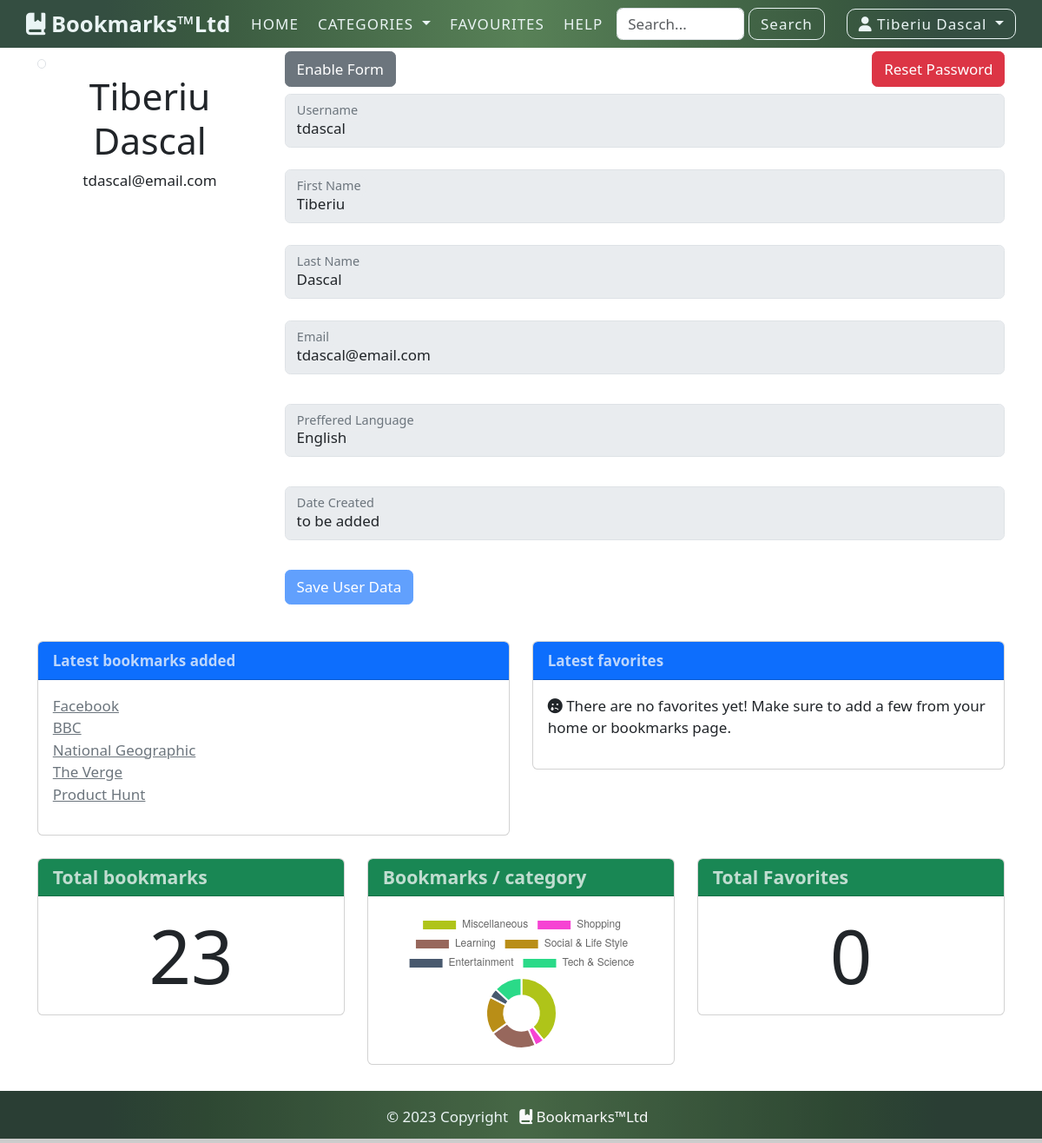
Before: /profile.php (signed in) with the older database file.
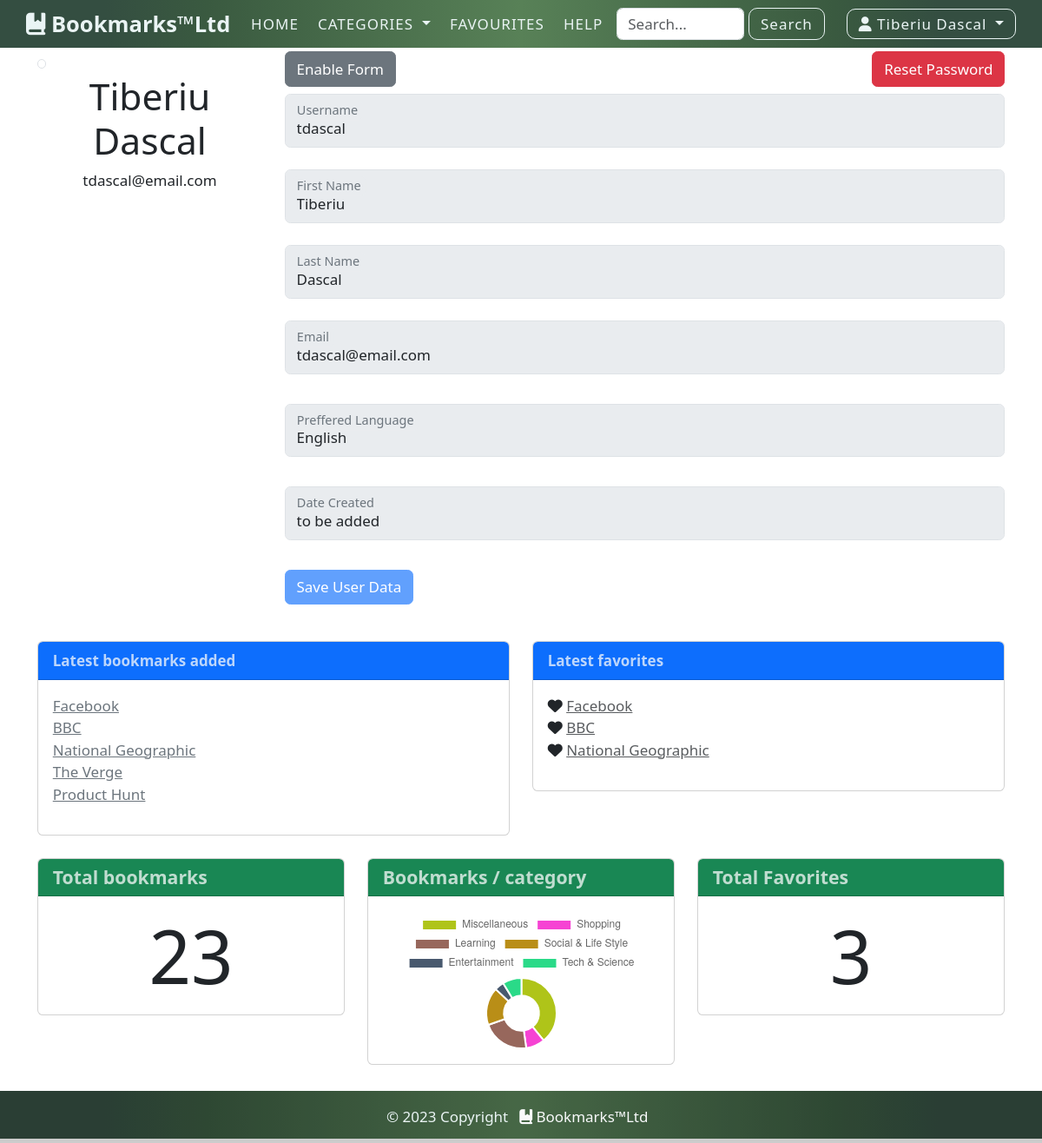
After: the same page with the newer database file.
### tables this page shows
CREATE TABLE `bookmarks` (
  `id` int(10) unsigned NOT NULL AUTO_INCREMENT,
  `title` varchar(255) NOT NULL,
  `URL` varchar(300) NOT NULL,
  `description` text DEFAULT NULL,
  `date_created` datetime NOT NULL DEFAULT current_timestamp(),
  `date_modified` datetime DEFAULT NULL,
  `owner_id` int(11) unsigned NOT NULL,
  `category_id` int(10) unsigned DEFAULT NULL,
  PRIMARY KEY (`id`),
  KEY `fk_bookmarks_users` (`owner_id`),
  KEY `fk_bookmarks_categories` (`category_id`) USING BTREE,
  CONSTRAINT `FK_bookmarks_categories` FOREIGN KEY (`category_id`) REFERENCES `categories` (`id`),
  CONSTRAINT `fk_bookmarks_users` FOREIGN KEY (`owner_id`) REFERENCES `users` (`id`)
);

CREATE TABLE `favorites` (
  `id` int(10) unsigned NOT NULL AUTO_INCREMENT,
  `owner_id` int(10) unsigned NOT NULL,
  `bookmark_id` int(10) unsigned NOT NULL,
  `date_added` datetime NOT NULL DEFAULT current_timestamp(),
  PRIMARY KEY (`id`),
  KEY `fk_fav_users` (`owner_id`),
  KEY `fk_fav_bookmarks` (`bookmark_id`),
  CONSTRAINT `fk_fav_bookmarks` FOREIGN KEY (`bookmark_id`) REFERENCES `bookmarks` (`id`),
  CONSTRAINT `fk_fav_users` FOREIGN KEY (`owner_id`) REFERENCES `users` (`id`)
);

### profile.php (called while the page is built, shortened)
<?php
require_once 'classes/Bookmark.php';
require_once 'classes/Database.php';
require_once 'classes/Favorite.php';
include 'templates/header.php';
$db = new Database();
$bm = new Bookmark($db);
$fav = new Favorite($db);
$count_favs = $fav->getCountFavorites($_SESSION['user_id']);
$latest_bms = $bm->getBookmarksByUserId($_SESSION['user_id'], 5);
$my_favs = $fav->getAllFavorites($_SESSION['user_id'], 5);
$bms_categ = $bm->getCountUserBookmarksByCategory($_SESSION['user_id']);
include 'templates/t_profile.php';
include 'templates/footer.php';

### classes/Database.php (called while the page is built, shortened)
<?php
class Database
{
    private $conn;
    public function __construct()
    {
        $this->conn = new mysqli(DB_HOST, DB_USER, DB_PASS, DB_NAME);
        $this->conn->set_charset('utf8');
    }
    public function query($sql)
    {
        return $this->conn->query($sql);
    }
}

### classes/Bookmark.php (called while the page is built, shortened)
<?php
class Bookmark
{
    private $db;
    public function __construct(Database $database)
    {
        $this->db = $database;
    }
    public function getBookmarksByUserId($user_id, $limit=null, $offset=null)
    {
        $user_id = (int)$user_id;
        $limit   = (int)$limit ? $limit : null;
        $offset  = (int)$offset ? $offset : null;
        if($limit && $offset) {
            $sql = "SELECT * FROM bookmarks WHERE owner_id = $user_id LIMIT $offset, $limit";
        } else if($limit){
            $sql = "SELECT * FROM bookmarks WHERE owner_id = $user_id LIMIT $limit";
        } else {
            $sql = "SELECT * FROM bookmarks WHERE owner_id = $user_id";
        }
        $row = $this->db->query($sql);
        $results = array();
        while($result = $row->fetch_assoc()){
            $results[] = $result;
        }
        return $results;
    }
    public function getCountUserBookmarksByCategory($id)
    {
        $id = (int)$id;
        $sql = "select count(category_id) as total_bms, name from bookmarks,categories WHERE bookmarks.category_id=categories.id AND bookmarks.owner_id = $id group by category_id ";
        $row = $this->db->query($sql);
        $results = array();
        while($result = $row->fetch_assoc()){
            $results[] = $result;
        }
        return $results;
    }
}

### classes/Favorite.php (called while the page is built, shortened)
<?php
class Favorite
{
    private $db;
    public function __construct(Database $database)
    {
        $this->db = $database;
    }
    public function getAllFavorites($id, $limit=null)
    {
        $id = (int)$id;
        $limit = (int)$limit ? $limit : null;
        if($limit) {
            $sql = "SELECT favorites.owner_id, favorites.bookmark_id, bookmarks.title, bookmarks.URL, bookmarks.owner_id FROM favorites
                    JOIN bookmarks
                    ON favorites.bookmark_id = bookmarks.id
                    WHERE favorites.owner_id = $id
                    ORDER BY favorites.bookmark_id
                    LIMIT $limit";
        } else {
            $sql = "SELECT favorites.owner_id, favorites.bookmark_id, bookmarks.title, bookmarks.URL, bookmarks.owner_id FROM favorites
                    JOIN bookmarks
                    ON favorites.bookmark_id = bookmarks.id
                    WHERE favorites.owner_id = $id
                    ORDER BY favorites.bookmark_id";
        }
        $row = $this->db->query($sql);
        while($result = $row->fetch_assoc()){
            $results[] = $result;
        }
        return $results;
    }
    public function getCountFavorites($id)
    {
        $id = (int)$id;
        $sql = "SELECT COUNT(id) AS count FROM favorites WHERE owner_id = $id";
        $row = $this->db->query($sql);
        $result = $row->fetch_assoc();
        return $result['count'];
    }
}

### core/utils.php (called while the page is built, shortened)
<?php
function generateRandomColor() {
    $red = mt_rand(0, 255);
    $green = mt_rand(0, 255);
    $blue = mt_rand(0, 255);
    return "'rgb($red, $green, $blue)'";
}

### templates/t_profile.php (the view, shortened to what the changed rows need)
<div class="container">
    <div class="row">
        <div class="profile-nav col-md-3">
            <div class="panel">
                <div class="user-heading round">
                    <h1 class="text-center"><?=$_SESSION['first_name'].' '.$_SESSION['last_name']?></h1>
                </div>
            </div>
        </div>
    </div>
    <div class="row">
        <div class="col-lg-6 mb-4">
            <div class="card">
                <div class="card-body h-100">
                    <ul class="list-unstyled">
                        <?php if(count($latest_bms) < 1):?>
                            <li><a href="new_bookmark.php"><i class="fa fa-plus"></i> Add New Bookmark</a></li>
                        <?php else:?>
                            <?php foreach($latest_bms as $lbm):?>
                            <li><a href="<?=$lbm['URL']?>" class="text-secondary text-decoration-underline" target="_blank"><?=$lbm['title'];?></a></li>
                            <?php endforeach;?>
                        <?php endif; ?>
                    </ul>
                </div>
            </div>
        </div>
        <div class="col-lg-6 mb-4">
            <div class="card">
                <div class="card-body h-100">
                    <ul class="list-unstyled">
                        <?php if(count($my_favs) > 0):?>
                            <?php foreach($my_favs as $mfav):?>
                                <li><i class="fa-solid fa-heart"></i> <a href="<?=$mfav['URL']?>" class="text-dark text-decoration-underline text-opacity-75"><?=$mfav['title']?></a></li>
                            <?php endforeach;?>
                        <?php else: ?>
                            <li><i class="fa-solid fa-face-sad-tear"></i> There are no favorites yet! Make sure to add a few from your home or bookmarks page.</li>
                        <?php endif; ?>
                    </ul>
                </div>
            </div>
        </div>
    </div>
    <div class="row">
        <div class="col-md-4 mb-4">
            <div class="card">
                <div class="card-body">
                    <canvas id="stats"></canvas>
                </div>
            </div>
        </div>
        <div class="col-md-4 mb-4">
            <div class="card">
                <div class="card-body text-center">
                    <span class="display-1">
                        <?=$count_favs?>
                    </span>
                </div>
            </div>
        </div>
    </div>
</div>
<script>
    var mychart = document.getElementById("stats");
    new Chart(mychart, {
        type: "doughnut",
        data: {
            labels: [
                <?php
                    foreach($bms_categ as $bm_cat)
                    {
                        echo '\'' . $bm_cat['name'] . '\',';
                    }
                ?>
            ],
            datasets: [{
                data: [
                    <?php
                    foreach($bms_categ as $bm_cat)
                    {
                        echo $bm_cat['total_bms'] . ',';
                    }
                    ?>
                ],
                backgroundColor: [
                    <?php
                    foreach($bms_categ as $bm_cat)
                    {
                        echo(generateRandomColor() . ',');
                    }
                    ?>
                ],
                hoverOffset: 4
            }]
        }
    });
</script>

Changed rows visible on the page:
added favorites: bookmark.title "Facebook"
added favorites: bookmark.title "BBC"
added favorites: bookmark.title "National Geographic"
Other visible differences:
chart data {{ $bm_cat['total_bms'] }}: 9, 1, 5, 4, 1, 3 → 9, 2, 5, 4, 1, 2
$count_favs: "0" → "3"
text no longer shown: "There are no favorites yet! Make sure to add a few from your home or bookmarks page."
